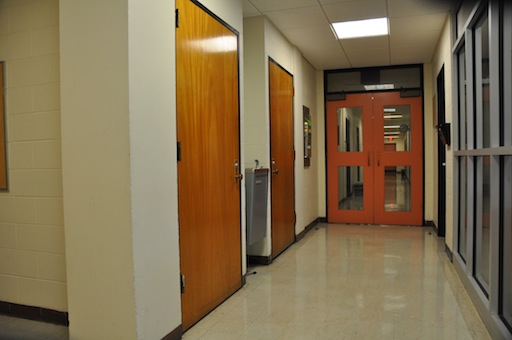
%> input picture Project2/DanaHallWay2/DSC_0286.JPG, 512 x 340 px
$ octave test_mosaic.m   (GNU Octave 9; MATLAB toolbox functions it lacks are replaced by stand-ins)
%> lines starting %> are read from the running program, lines starting %| are printed output that depends on the picture; in (x1, y1, x2, y2) boxes, pixels count from 0 and x2, y2 are one past the last pixel; in counts of white or black regions, pixels touching at a corner belong together; the program's own positions count from 1
%> further down, hallway_original1 is the input picture: size 340x512x3 uint8; mean R, G, B 130.1, 111, 79.7
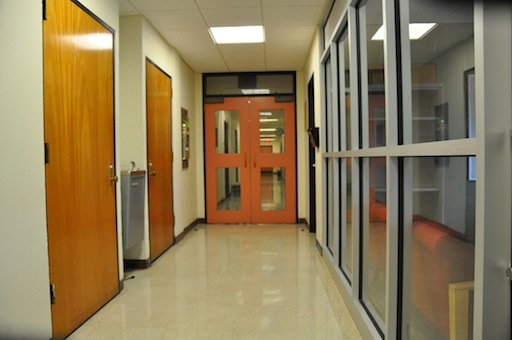
%> input picture Project2/DanaHallWay2/DSC_0287.JPG, 512 x 340 px
%> further down, hallway_original2 is the input picture: size 340x512x3 uint8; mean R, G, B 143.5, 124.9, 88.5
### Project2/harris.m
function [corners] = harris(I, sigma, threshold)
%> called with sigma = 4, threshold = 25000
warning('off','all')
% Usage: corners = harris(I, sigma, threshold)
% Inputs:
%   I  [m x n]  Input image to be processed
%   sigma    Standard deviation of the Gaussian filter
%              used for smoothing the derivatives
%   threshold  Corner response function threshold. Values of the corner
%              response function below this threshold are neglected
% Outputs:
%   corners  [n x 3]  Each row of 3-column matrix represents
%     one corner point. The first two columns describe the position
%     of the corner in im_inp (first column = y , second column = x).
%     The third column contains the value of the corner response function.

% Conversion of the limiting variables to doubles
sigma = double(sigma);

% Convert im to double precision
I = double(I);

image(I);

% Firstly, the image is smoothed with a simple gaussian filter

sig = 1;
window1 = floor(sig*3);
x = -window1 : 1 : window1;
gaussian1DFilter = exp(-(x).^2 / (2*sig^2)) / (sig*sqrt(2*pi));

% smoothed image
I_smoothed = conv2(gaussian1DFilter, gaussian1DFilter', I, 'same' );

% Compute image derivatives by convolution with kernel
% [1 0 -1] in both x and y directions

hx = [1 0 -1];
hy = hx';
%hx = [1, 0, -1; 1, 0, -1; 1, 0, -1];
%hy = [1, 0, -1; 1, 0, -1; 1, 0, -1].';

% compute the gradient/derivative with respect to x
Ix = conv2(I_smoothed, hx, 'same');

% compute the gradient with respect to x at the border pixels
Ix(:,1)   = 2*(I_smoothed(:,2)  -I_smoothed(:,1));
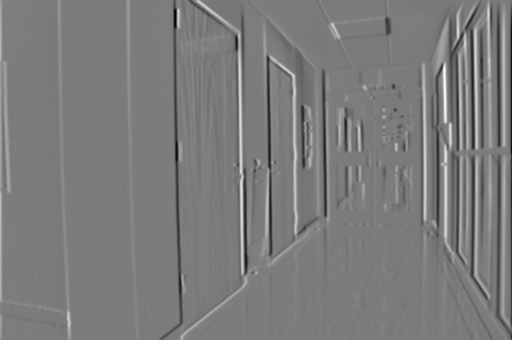
%> Ix: size 340x512 double; min -118.4, max 125.2, mean -0.1; drawn with min black and max white
Ix(:,end) = 2*(I_smoothed(:,end)-I_smoothed(:,end-1));
%> Ix: size 340x512 double; 0.2% of pixels changed, all inside (x1, y1, x2, y2) = (511, 0, 512, 340)

% compute the gradient with respect to y
Iy = conv2(I_smoothed, hy, 'same');

% compute the gradient with respect to y at the border pixels
Iy(1,:)   = 2*(I_smoothed(2,:)  -I_smoothed(1,:));
Iy(end,:) = 2*(I_smoothed(end,:)-I_smoothed(end-1,:));

% Precompute quadratic terms of the derivatives.
Ix2 = Ix.^2;
Iy2 = Iy.^2;
Ixy = Ix.*Iy;

% We then smooth the derivatives/gradients with another gaussian filter
% with a standard deviation of the second parameter input, sigma

window2 = floor(3*sigma);
x = -window2:1:window2;
gaussian_gradient_filter = exp(-(x).^2/(2*sigma^2)) / (sigma*sqrt(2*pi));

Ix2 = conv2( gaussian_gradient_filter, gaussian_gradient_filter', Ix2, 'same');
Iy2 = conv2( gaussian_gradient_filter, gaussian_gradient_filter', Iy2, 'same');
Ixy = conv2( gaussian_gradient_filter, gaussian_gradient_filter', Ixy, 'same');

% Set sensitivity factor of the response function,
% used to detect sharp corners (usually 0.04 <= k <= 0.06)

k = 0.04;

% Corner response, r
% calculate the determinant and trace of C matrix elements
% and then calculate r

detC = (Ix2.*Iy2 - Ixy.^2);
traceC = Ix2 + Iy2;
r = detC - k * traceC.^2;

figure(3)
imagesc(r), colormap(hot(256)), axis image, colorbar,
title('Corner Response values')

r_thresholded = r .* (r > threshold);

figure(4)
imagesc(r_thresholded.^(1/2)), colormap(hot(256)), axis image, colorbar,
title('Thresholded Corner Response Output');

%  Non-maximal suppression
%  loop over corner points and only keep those where the corner response
%  is a peak/local maximum in a 3 x 3 window. All other pixels
%  are set to zero if they do not pass the threshold.

r_final = r_thresholded;

% create a temporary pad and threshold
pad = zeros( size(r_thresholded) + [2 2] );
pad( 2: end-1, 2 : end-1) = r_thresholded;

r_thresholded = pad;

% loop over non-zero pixels that passed the threshold
% pixels that don't pass threshold are set to 0
[idx, idy] = find(r_thresholded>0);
%> idx = 10138 values from 2 to 341; idy = 10138 values from 2 to 513

for k = 1:length(idx)
  i_x = idx(k);
  i_y = idy(k);
  % compare to maximum of the 8-pixel neighborhood
  if r_thresholded(i_x, i_y) ~= max(max(r_thresholded(i_x-1 : i_x+1,...
          i_y - 1 : i_y+1)))
  % use -1 here because of the padding
  r_final(i_x-1,i_y-1) = 0;
  end
end
%> this loop made 10138 passes
%> (i_x, i_y) on passes 1 to 3: (192, 2), (193, 2), (194, 2)
%> r_final: size 340x512 double; min 0, max 1038187.5, mean 87.9

%  Output

%  corner points are represented by a matrix with the
%  coordinate values x and y as the first two and the third
%  is the value of the corner response

[cornersx, cornersy, response] = find(r_final);
%> cornersx = 70 values from 2 to 337; cornersy = 70 values from 3 to 509; response = 70 values from 26229.3 to 1038187.5

corners = [cornersx cornersy response];
%> corners = 70 rows, first 12: [299 3 52233.1; 193 4 44110; 4 60 26229.3; 314 66 163576.4; 325 67 82869.7; 337 71 47491.1; 4 129 76202.1; 7 176 516373.1; 28 178 142725.2; 323 181 62405.7; 337 185 146254.1; 2 203 654415.5]

return;

end

### Project2/normalization_transform.m
function H = normalization_transform(P)
mu = mean(P, 1);
sigma = std(P, 0, 1);
H = [1./sigma(1), 0, -mu(1)./sigma(1); 0, 1./sigma(2), -mu(2)./sigma(2); 0, 0, 1];
end

### Project2/homography.m
function H = homography(P)
% normalize
P1 = [P(:, 1:2), ones(size(P,1), 1)];
H1 = normalization_transform(P1);
P1 = (H1 * P1.').';
P2 = [P(:, 3:4), ones(size(P,1), 1)];
H2 = normalization_transform(P2);
P2 = (H2 * P2.').';
P = [P1(:,1:2), P2(:,1:2)];

% form the system of linear equations
A = zeros(2 * size(P, 1), 9);
for n = 0:size(P, 1)-1
    % extract the points
    x1 = P(n + 1, 1);
    y1 = P(n + 1, 2);
    x2 = P(n + 1, 3);
    y2 = P(n + 1, 4);
    % A matrix entries
    A(2*n + 1, :) = [x1, y1, 1, 0, 0, 0, -x1*x2, -y1*x2, -x2];
    A(2*n + 2, :) = [0, 0, 0, x1, y1, 1, -x1*y2, -y1*y2, -y2];
end

% solve
[V, D] = eig(A.' * A);
h = V(:,argmin(diag(D)));
h = h / sqrt(h.' * h);

% determine the transformation matrix
H = reshape(h, 3, 3).';

% unnormalize
H = H2^-1 * H * H1;

% set bottom corner to 1
H = H / H(3,3);
end

### Project2/homography_ransac.m
function H = homography_ransac(P, tau, max_iter, alpha)
% begin the RANSAC iterations
best_match = 0;
good_enough = @(N) N > alpha * size(P,1);
for n = 1:max_iter
    % pick points
    idx = randperm(size(P,1), 4);
    Phat = P(idx, :);
    % find a homography
    Hhat = homography(Phat);

    % check the number of matching points
    fit = homography_fit(P, Hhat, tau);
    Nhat = sum(fit);

    % check for termination conditions
    if good_enough(Nhat)
        H = homography(P(fit, :));
        return
    end

    % update best match
    if Nhat > best_match
        best_match = Nhat;
        best_idx = fit;
    end
end
if best_match == 0
    error('No match found. tau or alpha may be too restrictive.');
end
H = homography(P(best_idx,:));
end

### Project2/test_mosaic.m
clc; close all; clear;

% parameters
tau = 100;
max_iter = 100;
alpha = 0.9;

% read in 2 images
hallway_original1 = imread('DanaHallWay2/DSC_0286.JPG');
hallway_original2 = imread('DanaHallWay2/DSC_0287.JPG');

I1 = rgb2gray(hallway_original1);
I2 = rgb2gray(hallway_original2);

% apply Harris corner detection
c1 = harris(I1, 4, 25000);
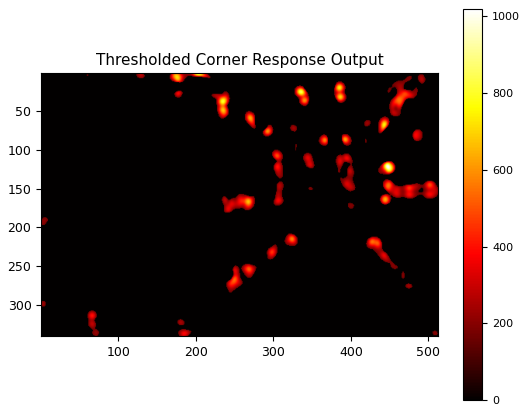
%> figure redrawn from the program's plot data
%> c1 has the same summary as corners in harris
c2 = harris(I2, 4, 25000);
%> call 2 of harris, with sigma = 4, threshold = 25000
%> in harris (call 2), `Ixy = conv2( gaussian_gradient_filter, gaussian_gradient_filter', Ixy,..`:
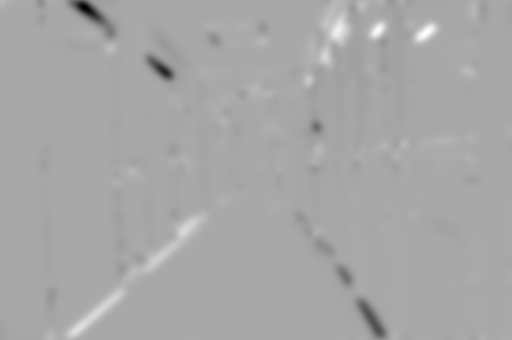
%> Ixy: size 340x512 double; min -1838.7, max 948.6, mean -6.6; drawn with min black and max white
%> in harris (call 2), `traceC = Ix2 + Iy2;`:
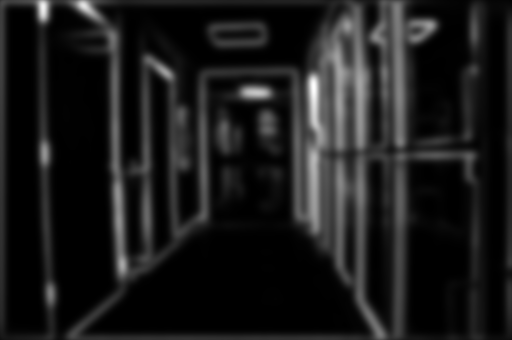
%> traceC: size 340x512 double; min 0.209, max 4789, mean 523.7; drawn with min black and max white
%> in harris (call 2), `r = detC - k * traceC.^2;`:
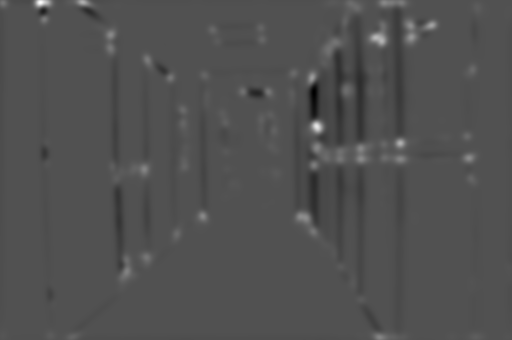
%> r: size 340x512 double; min -839720.5, max 1793623.7, mean -3110.6; drawn with min black and max white
%> in harris (call 2), `[idx, idy] = find(r_thresholded>0);`: idx = 15706 values from 2 to 341; idy = 15706 values from 2 to 487
%> the loop in harris (call 2), `for k = 1:length(idx)` made 15706 passes
%> (i_x, i_y) on passes 1 to 3: (2, 2), (3, 2), (4, 2)
%> after the loop in harris (call 2), `for k = 1:length(idx)`: r_final: size 340x512 double; min 0, max 1793623.7, mean 183.5
%> in harris (call 2), `[cornersx, cornersy, response] = find(r_final);`: cornersx = 101 values from 3 to 338; cornersy = 101 values from 3 to 478; response = 101 values from 27319.6 to 1793623.7
%> in harris (call 2), `corners = [cornersx cornersy response];`: corners = 101 rows, first 12: [3 3 364502.7; 336 4 40240.9; 3 41 1793623.7; 20 45 420040.5; 143 48 31328.2; 165 48 37750.6; 336 51 102465; 338 73 191686.7; 3 83 949115.7; 35 111 568753.5; 49 111 394359.4; 168 113 129130.6]
%> c2 has the same summary as corners in harris

% show detected corners
figure(5)
imshow(hallway_original1)
hold on
plot(c1(:,2),c1(:,1),'r*')
hold off
figure(6)
imshow(hallway_original2)
hold on
plot(c2(:,2),c2(:,1),'r*')
hold off

% Normalized Cross Correlation

% corrs are the correlation points
corrs = [];
for i = 1:size(c1, 1)

    y1 = c1(i, 1);
    x1 = c1(i, 2);
    % p_size = patch size, patch length = 2*patch_size, radius of patch
    p_size = 10;

    % ignore border corners
    if x1 <= p_size || y1 <= p_size || x1 >= size(I1,2)-p_size || y1 >= size(I1,1)-p_size
        continue
    end

    %creates patch around each corner for both images
    %p1 is patch 1
    p1 = I1(y1-p_size : y1+p_size,x1-p_size : x1+p_size);

    % initialize NCC to a matrix of zeroes
    ncc = zeros(1,size(c2,1));

    for j = 1:size(c2,1)
        y2 = c2(j, 1);
        x2 = c2(j, 2);

        if x2 <= p_size || y2 <= p_size || x2 >= size(I2,2)-p_size || y2 >= size(I2,1)-p_size
            continue
        end

        % p2 is patch 2
        p2 = I2(y2-p_size : y2+p_size,x2-p_size : x2+p_size);

        % correlation coefficients in a matrix obtained by
        % 2D normalized cross correlation**
        corr_coeffs = normxcorr2(p1, p2);

        % obtain center value of ncc matrix for correlation value between
        % 2 patches
        ncc(j) = corr_coeffs(1+2*p_size, 1+2*p_size);

        % find the peak in the cross correlation
        if ncc(j) == max(ncc)
            c_index = j;
        end
    end

    % thresholding
    ncc_threshold = 0.90;
    if ncc(c_index) > ncc_threshold
        % set the correlation points after if the peak cross correlation
        % passes the threshold
        corrs = [corrs;x1 y1 c2(c_index,2) c2(c_index,1)];
    end
end
%> this loop made 70 passes
%> (y1, x1, corrs) on passes 9, 13, 14: (28, 178, [178 28 45 20]), (38, 235, [178 28 45 20; 235 38 111 35]), (49, 235, [178 28 45 20; 235 38 111 35; 235 49 111 49])
%> (y1, x1) on passes 1 to 6: (299, 3), (193, 4), (4, 60), (314, 66), (325, 67), (337, 71)
%> after the loop, c_index = 69; corrs = 31 rows, first 8: [178 28 45 20; 235 38 111 35; 235 49 111 49; 238 166 113 168; 242 177 117 179; 250 268 127 272; 268 167 145 170; 269 254 147 258]; ncc = 101 values, max 0.55 at index 69, min -0.448 at index 71, mean 0.0201

figure(7)
imshow([hallway_original1;hallway_original2])
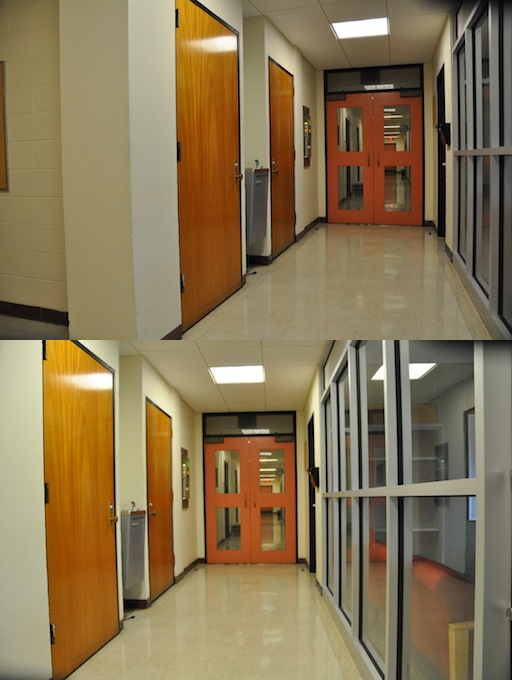
%> displayed picture: size 680x512x3, on the screen's scale of 0 to 255; mean R, G, B 136.8, 117.9, 84.1
hold all
plot(c1(:,2), c1(:,1), 'rx');
plot(c2(:,2), c2(:,1) + size(I1,1), 'bx');
for i = 1:size(corrs,1)
    plot([corrs(i,1), corrs(i,3)], ...
        [corrs(i,2), corrs(i,4)+size(I1,1)], 'g');
end
hold off

% find a homography
H = homography_ransac(corrs, tau, max_iter, alpha);
%> the loop in homography_ransac, `for n = 1:max_iter` made 1 pass
%> the run ends on the next line
